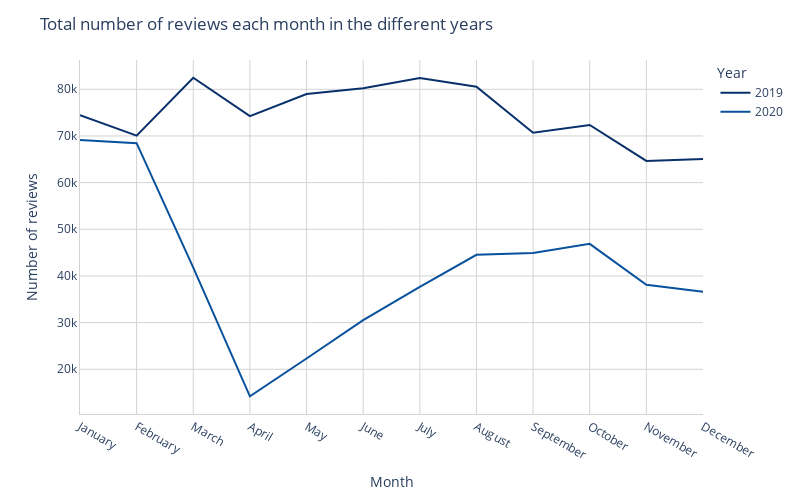

The code cell stored with this chart in its notebook:
### Markdown cell above
***Explanation matches the chart on the website. In this notebook only 2019 and 2020 is shown.***

In the chart below you are now looking at the number of reviews each `month` each `year`. One thing stands out immediately – the covid-19 lockdown in 2020. The number of reviews decreases very significantly from Feb to Apr 2020 and compared to 2019 it is still not at all “back to normal” by the end of 2020. Other than this, you can see in the chart that there are most reviews during the summer with a peak in July or August and less reviews during the winter. Not taking 2020 into account you can also see that the number of reviews have generally increased over the years.

### Code cell
sorter = ['January', 'February', 'March', 'April', 'May', 'June','July',
          'August','September','October','November','December']

colors = ['#08306b', '#08519c', '#2171b5', '#4292c6', '#6baed6', '#9ecae1', '#c6dbef']

df_year = df[df['date'].dt.year != 2021]
day_hour = df_year.groupby([df_year['date'].dt.year, 
                         df_year.date.dt.month_name()])['stars'].count().reindex(sorter,level=1)

day_hour.index.names = ["Year", "Month"]
day_hour = day_hour.unstack(0)

fig = px.line(day_hour, x=day_hour.index, y=day_hour.columns,width=800, height=500, color_discrete_sequence = colors)
fig.update_traces(hovertemplate=None)
fig.update_layout(title_text="Total number of reviews each month in the different years", 
                  plot_bgcolor='rgba(0,0,0,0)',
                  yaxis_title="Number of reviews",
                  hovermode="x unified")
fig.update_xaxes(showline=True, linewidth=1, linecolor='lightgrey',  
                 showgrid=True, gridwidth=1, gridcolor='lightgrey')
fig.update_yaxes(showline=True, linewidth=1, linecolor='lightgrey',
                 showgrid=True, gridwidth=1, gridcolor='lightgrey')
fig.show()

### Figure 1 — Plotly figure (JSON) as saved in the notebook; plotly's stock layout.template omitted (floating-point values rounded to 4 significant figures)
{"data": [{"legendgroup": "2019", "line": {"color": "#08306b", "dash": "solid"}, "mode": "lines", "name": "2019", "orientation": "v", "showlegend": true, "type": "scatter", "x": ["January", "February", "March", "April", "May", "June", "July", "August", "September", "October", "November", "December"], "xaxis": "x", "y": [74471, 70070, 82484, 74256, 78983, 80247, 82440, 80534, 70678, 72353, 64659, 65050], "yaxis": "y"}, {"legendgroup": "2020", "line": {"color": "#08519c", "dash": "solid"}, "mode": "lines", "name": "2020", "orientation": "v", "showlegend": true, "type": "scatter", "x": ["January", "February", "March", "April", "May", "June", "July", "August", "September", "October", "November", "December"], "xaxis": "x", "y": [69144, 68446, 41799, 14209, 22319, 30538, 37666, 44520, 44931, 46881, 38119, 36635], "yaxis": "y"}], "layout": {"height": 500, "hovermode": "x unified", "legend": {"title": {"text": "Year"}, "tracegroupgap": 0}, "margin": {"t": 60}, "plot_bgcolor": "rgba(0,0,0,0)", "title": {"text": "Total number of reviews each month in the different years"}, "width": 800, "xaxis": {"anchor": "y", "domain": [0, 1], "gridcolor": "lightgrey", "gridwidth": 1, "linecolor": "lightgrey", "linewidth": 1, "showgrid": true, "showline": true, "title": {"text": "Month"}}, "yaxis": {"anchor": "x", "domain": [0, 1], "gridcolor": "lightgrey", "gridwidth": 1, "linecolor": "lightgrey", "linewidth": 1, "showgrid": true, "showline": true, "title": {"text": "Number of reviews"}}}}
